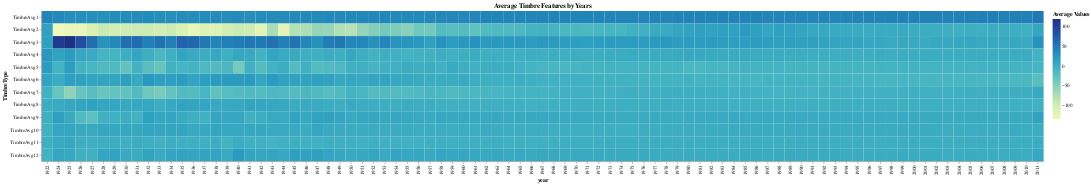

Write notebook code for a chart like this one.
### Code cell
# heatmap, plot average timbre features by year 
yearly_timbre = alt.Chart(timbre_avg_long).mark_rect().encode(
    x='year:O',
    y=alt.Y('TimbreType:O', sort=timbre_cols), 
    color='Average Values:Q',
    tooltip=['year', 'TimbreType', 'Average Values']
).properties(
    title='Average Timbre Features by Years',
    width=2000, height=300
)
yearly_timbre

### Figure 1 — Vega-Lite specification as saved in the notebook (floating-point values rounded to 4 significant figures; data arrays with more than 128 entries replaced by an {"elided": "..."} marker saying what was removed)
{"config": {"view": {"continuousWidth": 400, "continuousHeight": 300}}, "data": {"name": "data-2f75af241c112c1d7d6d9f4a181192f7"}, "mark": "rect", "encoding": {"color": {"type": "quantitative", "field": "Average Values"}, "tooltip": [{"type": "quantitative", "field": "year"}, {"type": "nominal", "field": "TimbreType"}, {"type": "quantitative", "field": "Average Values"}], "x": {"type": "ordinal", "field": "year"}, "y": {"type": "ordinal", "field": "TimbreType", "sort": ["TimbreAvg1", "TimbreAvg2", "TimbreAvg3", "TimbreAvg4", "TimbreAvg5", "TimbreAvg6", "TimbreAvg7", "TimbreAvg8", "TimbreAvg9", "TimbreAvg10", "TimbreAvg11", "TimbreAvg12"]}}, "height": 300, "title": "Average Timbre Features by Years", "width": 2000, "$schema": "https://vega.github.io/schema/vega-lite/v4.8.1.json", "datasets": {"data-2f75af241c112c1d7d6d9f4a181192f7": {"elided": "1068 records"}}}
